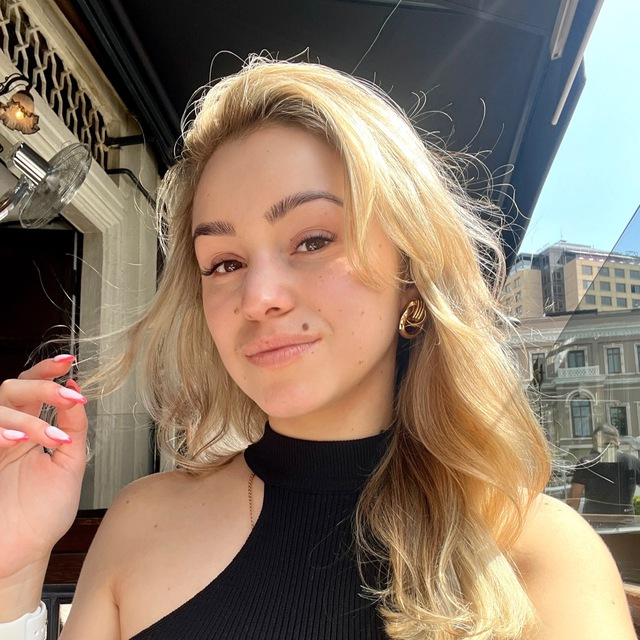
#> input picture photo_2024-10-28_00-01-56.jpg, 640 x 640 px
$ python TranslateImageToSymbols.py
#> lines starting #> are read from the running program, lines starting #| are printed output that depends on the picture; after the words box and inside, x2 and y2 are one past the last pixel; in counts of white or black regions, pixels touching at a corner belong together

from PIL import Image
from os import system
from time import sleep

class Transform():
	def __init__(self):
		pass

	def five_parser(self, x):
		if 0 <= x <= 51:
			return 0
		elif 51 < x <= 102:
			return 1
		elif 102 < x <= 153:
			return 2
		elif 153 < x <= 204:
			return 3
		elif 204 < x <= 255:
			return 4

	def write_array_color(self, image):
		image = Image.open(image)
		gray = image.convert('L')
		data = list(gray.getdata())
		new_array_pxl = []
		for pxl in data:
			p = self.five_parser(pxl)
			new_array_pxl.append(p)
		return new_array_pxl

	# symbol_0 = '#', symbol_1 = '.'
	def create_console_color(self, image = None, width = 200,
						 symbol_0 = " ", symbol_1 = ' ',
						 symbol_2 = '.', symbol_3 = 'o', symbol_4 = '#'):
		line = ''
		count = 0
		self.line = width
		self.new = self.write_array_color(image)
		for pxl in self.new:
			if pxl == 0:
				line += symbol_0
			elif pxl == 1:
				line += symbol_1
			elif pxl == 2:
				line += symbol_2
			elif pxl == 3:
				line += symbol_3
			elif pxl == 4:
				line += symbol_4
			count += 1
			if count == self.line:
				count = 0

				line += '\n'
		print(line)


	def create_console_invert(self, image = None, width = 200,
						 symbol_0 = "#", symbol_1 = 'o',
						 symbol_2 = '.', symbol_3 = ' ', symbol_4 = ' '):
		line = ''
		count = 0
		self.line = width
		self.new = self.write_array_color(image)
		for pxl in self.new:
			if pxl == 0:
				line += symbol_0
			elif pxl == 1:
				line += symbol_1
			elif pxl == 2:
				line += symbol_2
			elif pxl == 3:
				line += symbol_3
			elif pxl == 4:
				line += symbol_4
			count += 1
			if count == self.line:
				count = 0

				line += '\n'
		print(line)


	def write_array(self, image):
		image = Image.open(image)
		gray = image.convert('L')
		bw = gray.point(lambda x: 1 if x < 128 else 0)
		data = list(bw.getdata())
		# gray.show()
		return data


	def create_console(self, image = None, width = 200, symbol_0 = '#', symbol_1 = '.'):
		line = ''
		count = 0
		self.line = width
		self.new = self.write_array(image)
		for pxl in self.new:
			if pxl == 0:
				line += symbol_0
			elif pxl == 1:
				line += symbol_1
			count += 1
			if count == self.line:
				count = 0
				print(line)
				line = ''

	def clear_console(self):
		system('cls')

	def animation_console(self, array_images = None, width = 200, fps = 10, loop_count = 10):
		self.imgs = []
		for im in array_images:
			self.imgs.append(im)
		print(self.imgs)
		count = 0
		if loop_count == -1 or loop_count == 0:
			while True:
				for im in self.imgs:
					self.create_console(image=im, width=width)
					sleep(fps)
					self.clear_console()

		elif count < loop_count:
			while count <= loop_count:
				for im in self.imgs:
					self.create_console(image=im, width=width)
					sleep(fps)
					self.clear_console()
					count += 1
					if count == loop_count:
						return 0

if __name__ == '__main__':

	t = Transform()
	from time import sleep

	nf = input('NAME FILE PNG/JPG/JPEG/GIF:   ')
#> the answer given: photo_2024-10-28_00-01-56.jpg

	im = Image.open(nf)
#> im is the input picture: PIL image 640x640 RGB; mean R, G, B 141.3, 122.3, 104.2
	w, height = im.size
#> w = 640; height = 640
	resized_image = im.resize((150, 70))
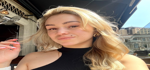
#> resized_image: PIL image 150x70 RGB; mean R, G, B 141.3, 122.3, 104.2
	nf = "copy_"+nf
	resized_image.save(nf)

	im = Image.open(nf)
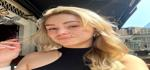
#> im: PIL image 150x70 RGB; mean R, G, B 141.2, 122.2, 104.4
	w, height = im.size
#> w = 150; height = 70

	t.create_console_invert(nf, w)
#> in write_array_color, `gray = image.convert('L')`:
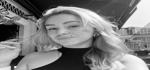
#> gray: PIL image 150x70 L; min 0, max 254, mean 125.9
#> in write_array_color, `data = list(gray.getdata())`: data = 10500 values, max 254 at index 2042, min 0 at index 31, mean 125.9
#> the loop in write_array_color, `for pxl in data:` made 10500 passes
#> (pxl, p) on passes 1 to 3: (33, 0), (77, 1), (113, 2)
#> after the loop in write_array_color, `for pxl in data:`: new_array_pxl = 10500 values, max 4 at index 141, min 0 at index 0, mean 1.97
#> in create_console_invert, `self.new = self.write_array_color(image)`: self.new has the same summary as new_array_pxl in write_array_color
#> the loop in create_console_invert, `for pxl in self.new:` made 10500 passes
#> (pxl, line) on passes 4 to 15: (2, '#o..'), (2, '#o...'), (2, '#o....'), (3, '#o.... '), (2, '#o.... .'), (2, '#o.... ..'), (2, '#o.... ...'), (2, '#o.... ....'), (1, '#o.... ....o'), (2, '#o.... ....o.'), (0, '#o.... ....o.#'), (0, '#o.... ....o.##')
#> line on passes 1 to 3: '#', '#o', '#o.'
#> after the loop in create_console_invert, `for pxl in self.new:`: count = 0
#> (printed output is left out)
	sleep(1)
	t.create_console(nf, w)
#> in write_array, `bw = gray.point(lambda x: 1 if x < 128 else 0)`:
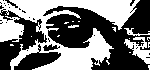
#> bw: PIL image 150x70 L; values 0 (black) and 1 (white), 47% white; 21 white regions (16 under 20 px), largest, box (x1, y1, x2, y2) and area: (0, 0, 140, 70) 3982, (0, 15, 24, 42) 472, (124, 37, 150, 64) 314, (124, 28, 150, 36) 63, (68, 25, 79, 28) 25
#> in write_array, `data = list(bw.getdata())`: data = 10500 values, max 1 at index 0, min 0 at index 3, mean 0.47
#> in create_console, `self.new = self.write_array(image)`: self.new has the same summary as data in write_array
#> the loop in create_console, `for pxl in self.new:` made 10500 passes
#> after the loop in create_console, `for pxl in self.new:`: count = 0; line = ''
	sleep(1)
	t.create_console_color(nf, w)
#> the loop in write_array_color (call 2), `for pxl in data:` made 10500 passes
#> in create_console_color, `self.new = self.write_array_color(image)`: self.new has the same summary as new_array_pxl in write_array_color
#> the loop in create_console_color, `for pxl in self.new:` made 10500 passes
#> after the loop in create_console_color, `for pxl in self.new:`: count = 0


# [23 lines of commented-out code are left out]

input('EXIT ....')
input('TRy againg ....')
#> the answer given: n

$ run again, on photo_2024-10-28_00-02-01.jpg
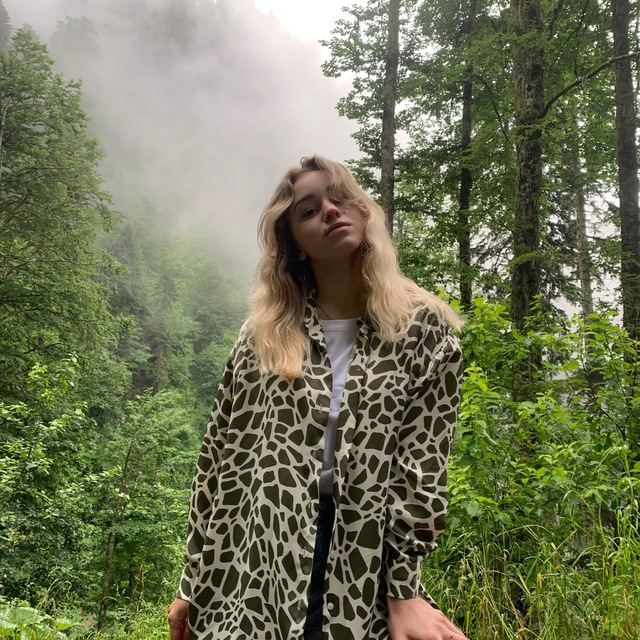
#> input picture photo_2024-10-28_00-02-01.jpg, 640 x 640 px
#> im is the input picture: PIL image 640x640 RGB; mean R, G, B 112.7, 117.3, 86.7
#> im: PIL image 150x70 RGB
#> in write_array_color, `gray = image.convert('L')`:
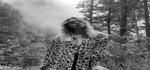
#> gray: PIL image 150x70 L; min 0, max 255, mean 112.5
#> in write_array_color, `data = list(gray.getdata())`: data = 10500 values, max 255 at index 65, min 0 at index 9973, mean 112.5
#> the loop in write_array_color, `for pxl in data:` made 10500 passes
#> (pxl, p) on passes 1 to 3: (180, 3), (188, 3), (198, 3)
#> after the loop in write_array_color, `for pxl in data:`: new_array_pxl = 10500 values, max 4 at index 3, min 0 at index 274, mean 1.68
#> in create_console_invert, `self.new = self.write_array_color(image)`: self.new has the same summary as new_array_pxl in write_array_color
#> the loop in create_console_invert, `for pxl in self.new:` made 10500 passes
#> (pxl, line) on passes 1, 2, 6, 7, 8, 9, 10, 11: (3, ' '), (3, '  '), (4, '      '), (4, '       '), (4, '        '), (4, '         '), (4, '          '), (4, '           ')
#> after the loop in create_console_invert, `for pxl in self.new:`: count = 0
#> (printed output is left out)
#> in write_array, `bw = gray.point(lambda x: 1 if x < 128 else 0)`:
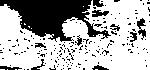
#> bw: PIL image 150x70 L; values 0 (black) and 1 (white), 68.5% white; 171 black regions (160 under 20 px), largest, box (x1, y1, x2, y2) and area: (0, 0, 111, 42) 2335, (137, 18, 146, 40) 99, (92, 10, 109, 17) 79
#> in write_array, `data = list(bw.getdata())`: data = 10500 values, max 1 at index 92, min 0 at index 0, mean 0.685
#> in create_console, `self.new = self.write_array(image)`: self.new has the same summary as data in write_array
#> the loop in create_console, `for pxl in self.new:` made 10500 passes
#> after the loop in create_console, `for pxl in self.new:`: count = 0; line = ''
#> the loop in write_array_color (call 2), `for pxl in data:` made 10500 passes
#> in create_console_color, `self.new = self.write_array_color(image)`: self.new has the same summary as new_array_pxl in write_array_color
#> the loop in create_console_color, `for pxl in self.new:` made 10500 passes
#> after the loop in create_console_color, `for pxl in self.new:`: count = 0

$ run again, on photo_2024-10-28_00-02-02.jpg
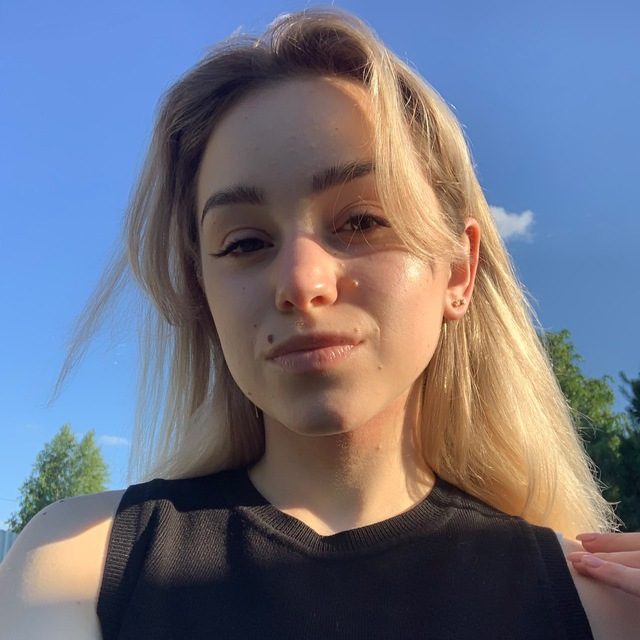
#> input picture photo_2024-10-28_00-02-02.jpg, 640 x 640 px
#> im is the input picture: PIL image 640x640 RGB; mean R, G, B 110.7, 113.4, 128.8
#> im: PIL image 150x70 RGB
#> in write_array_color, `gray = image.convert('L')`:
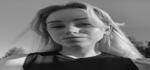
#> gray: PIL image 150x70 L; min 4, max 241, mean 114.4
#> in write_array_color, `data = list(gray.getdata())`: data = 10500 values, max 241 at index 5520, min 4 at index 8158, mean 114.4
#> the loop in write_array_color, `for pxl in data:` made 10500 passes
#> pxl on passes 1 to 3: 141, 141, 141
#> after the loop in write_array_color, `for pxl in data:`: new_array_pxl = 10500 values, max 4 at index 1437, min 0 at index 671, mean 1.69
#> in create_console_invert, `self.new = self.write_array_color(image)`: self.new has the same summary as new_array_pxl in write_array_color
#> the loop in create_console_invert, `for pxl in self.new:` made 10500 passes
#> line on passes 1 to 8: '.', '..', '...', '....', '.....', '......', '.......', '........'
#> after the loop in create_console_invert, `for pxl in self.new:`: count = 0
#> (printed output is left out)
#> in write_array, `bw = gray.point(lambda x: 1 if x < 128 else 0)`:
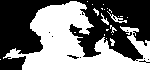
#> bw: PIL image 150x70 L; values 0 (black) and 1 (white), 47.2% white; 22 white regions (16 under 20 px), largest, box (x1, y1, x2, y2) and area: (3, 1, 150, 70) 4766, (107, 11, 127, 23) 58, (101, 13, 109, 25) 34, (110, 38, 115, 46) 24, (110, 25, 117, 33) 22, (93, 8, 99, 16) 21
#> in write_array, `data = list(bw.getdata())`: data = 10500 values, max 1 at index 220, min 0 at index 0, mean 0.472
#> in create_console, `self.new = self.write_array(image)`: self.new has the same summary as data in write_array
#> the loop in create_console, `for pxl in self.new:` made 10500 passes
#> after the loop in create_console, `for pxl in self.new:`: count = 0; line = ''
#> the loop in write_array_color (call 2), `for pxl in data:` made 10500 passes
#> in create_console_color, `self.new = self.write_array_color(image)`: self.new has the same summary as new_array_pxl in write_array_color
#> the loop in create_console_color, `for pxl in self.new:` made 10500 passes
#> after the loop in create_console_color, `for pxl in self.new:`: count = 0
